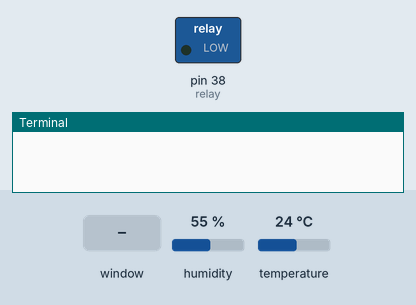
Bench run of a program on a simulated Raspberry Pi (header pin numbers). On the bench: switched loads named in the program (green lamp = pin HIGH), the last lines printed to the terminal. Inputs (shaded band) come from the test bench; at power-on: humidity 55 %, temperature 24 °C. The desktop window is not drawn, its controls go by their first labels and the mouse button is held 0.15 s.

Above: at 1.7 s.
1.8 s: control labelled "On" in the window clicked
At 2.3 s:
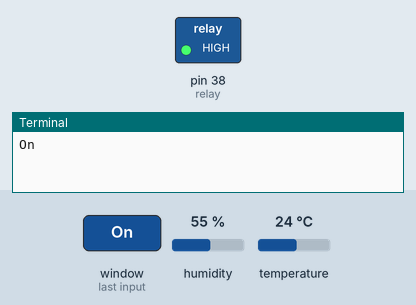
3.3 s: control labelled "Off" in the window clicked
At 4.6 s:
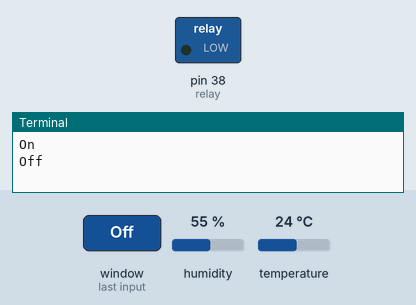
Timing chart, 0 to 6.3 s (numbered marks = the images above; inputs shaded):
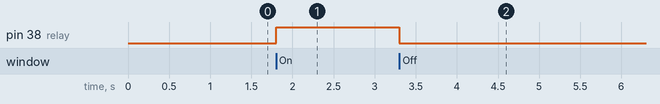

The program:

ControlPanel.py
```python
from Tkinter import *
import Adafruit_DHT
from time import sleep
import RPi.GPIO as GPIO

relay = 38

GPIO.setmode(GPIO.BOARD)
GPIO.setwarnings(False)
GPIO.setup(relay, GPIO.OUT)


def getSensorData():
    RH, T = Adafruit_DHT.read_retry(Adafruit_DHT.DHT11, 23)
    # return dict
    return (str(RH), str(T))


def relayOn():
    GPIO.output(relay, GPIO.HIGH)
    print "On"


def relayOff():
    GPIO.output(relay, GPIO.LOW)
    print "Off"


def update_chart(H, T):
    coord = 0, 0, 100, 100
    arcH = cavHT.create_arc(coord, start=0, extent=H, fill="red")
    coord = 100, 0, 200, 100
    arcT = cavHT.create_arc(coord, start=0, extent=T, fill="yellow")


def update_info():
    RH, T = getSensorData()
    msg = "Humidity: %s\nTemperature: %s" % (RH, T)
    print msg
    var.set(msg)
    update_chart(RH, T)
    # pnlMain.update_idletasks()
    pnlMain.after(1000, update_info)


pnlMain = PanedWindow(orient=VERTICAL)
pnlMain.pack(fill=BOTH, expand=1)

pnlRelay = PanedWindow(pnlMain)
pnlMain.add(pnlRelay)

btnRelayOn = Button(pnlRelay, text="On ", command=relayOn)
btnRelayOff = Button(pnlRelay, text="Off", command=relayOff)
varRelayControl = StringVar()
varRelayControl.set("Relay Control: ")
lblEmpty = Label(pnlRelay, textvariable=varRelayControl)

pnlRelay.add(lblEmpty)
pnlRelay.add(btnRelayOn)
pnlRelay.add(btnRelayOff)

pnlHT = PanedWindow(pnlMain)
pnlMain.add(pnlHT)

var = StringVar()
label = Label(pnlHT, textvariable=var, relief=RAISED)
label.config(font=("Courier", 20))

RH, T = getSensorData()
msg = "Humidity: %s\nTemperature: %s" % (RH, T)
var.set(msg)
pnlHT.add(label)

cavHT = Canvas(pnlHT, bg="blue", height=100, width=200)
update_chart(RH, T)
pnlHT.add(cavHT)

pnlMain.mainloop()
```

Measured:
- after the input at 1.8 s, pin 38 (relay): LOW → HIGH at once
- after the input at 3.3 s, pin 38 (relay): HIGH → LOW at once
